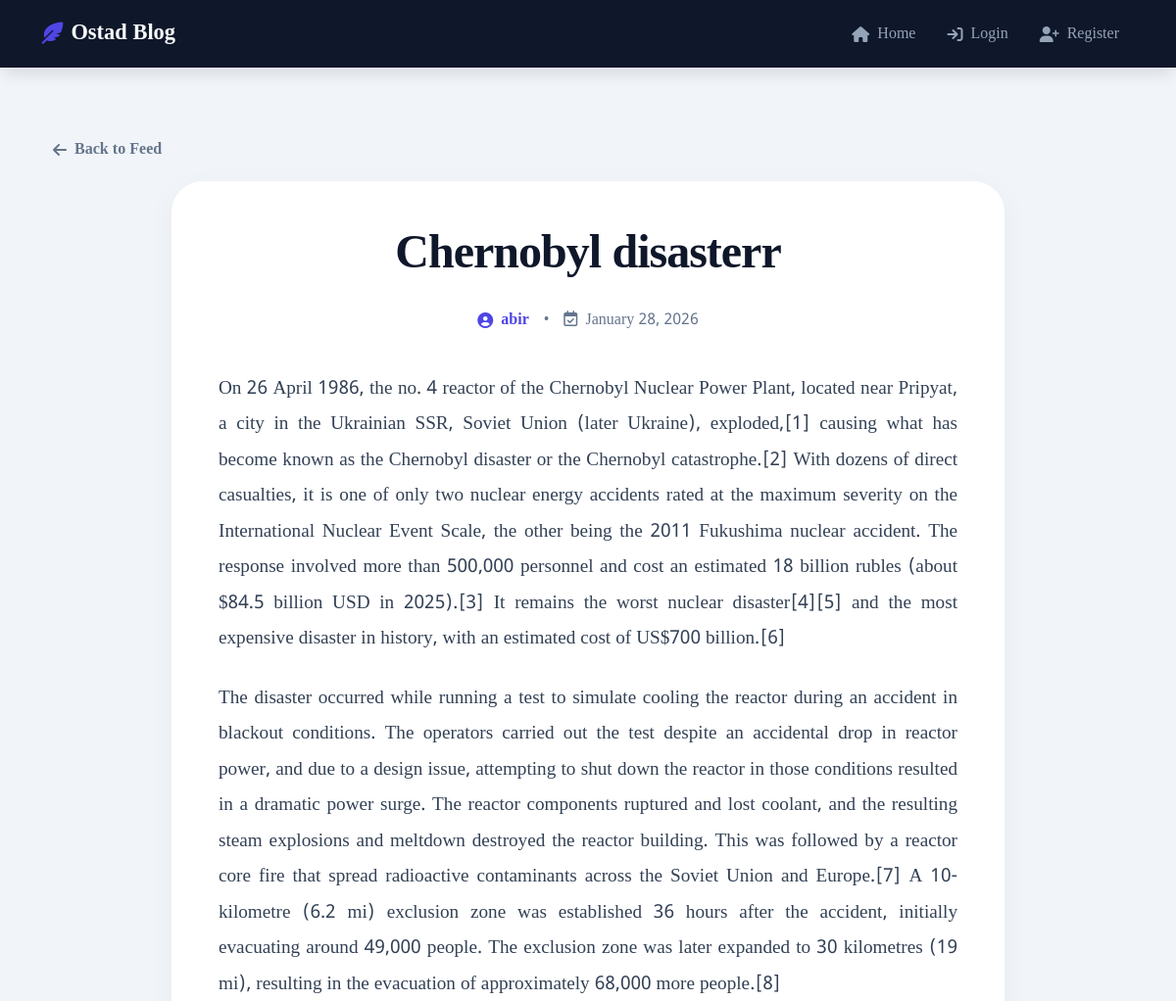
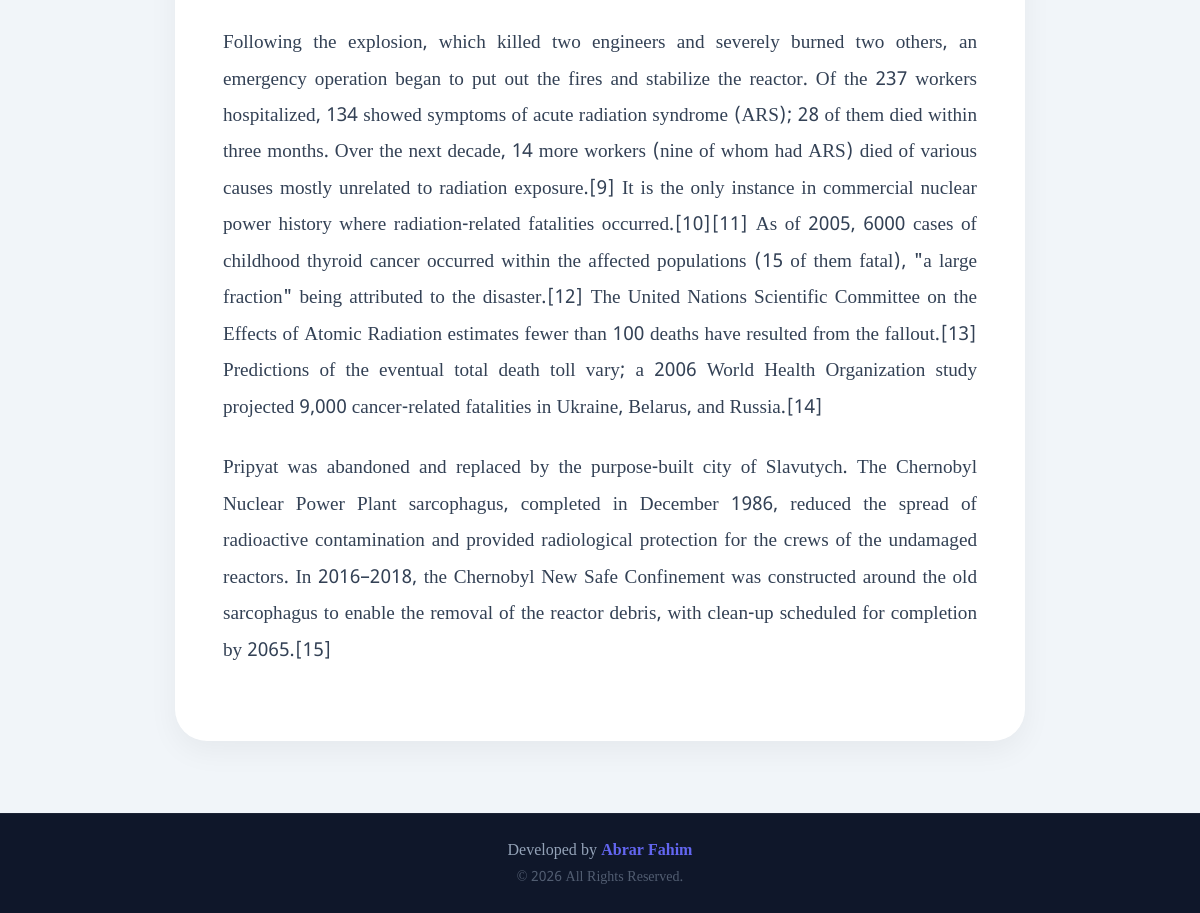
/post/5/, run on the app's committed database (2 pictures, top to bottom).
### posts/models.py (models this page shows, shortened)
class Post(models.Model):
    VISIBILITY_CHOICES = [
        ('private', 'Only Me'),
        ('specific', 'Specific Users'),
        ('public', 'Everyone'),
    ]
    title = models.CharField(max_length=200)
    content = models.TextField()
    author = models.ForeignKey(User, on_delete=models.CASCADE)
    created_at = models.DateTimeField(auto_now_add=True)
    updated_at = models.DateTimeField(auto_now=True)
    visibility = models.CharField(max_length=20, choices=VISIBILITY_CHOICES, default='public')
    allowed_users = models.ManyToManyField(User, related_name='shared_posts', blank=True)

### posts/views.py (the view)
# urls.py: path('post/<int:pk>/', views.post_detail, name='post_detail'),
def post_detail(request, pk):
    post = get_object_or_404(Post, pk=pk)
    if not request.user.is_authenticated:
        if post.visibility != 'public':
            return redirect('login')
    else:
        if not post.is_readable_by(request.user):
            messages.error(request, 'You do not have permission to view this post.')
            return redirect('home')
    return render(request, 'posts/post_detail.html', {'post': post})

### templates/posts/post_detail.html (shortened to what this page needs)
{% extends 'base.html' %}
{% block content %}
<link rel="stylesheet" href="https://cdnjs.cloudflare.com/ajax/libs/animate.css/4.1.1/animate.min.css"/>
<div class="container py-4">
    <a href="{% url 'home' %}" class="back-nav animate__animated animate__fadeInLeft">
        <i class="fa-solid fa-arrow-left"></i> Back to Feed
    </a>
    <article class="article-container animate__animated animate__fadeIn">
        <header class="article-header">
            <h1 class="article-title">{{ post.title }}</h1>
            <div class="article-meta">
                <span class="author-info">
                    <i class="fa-solid fa-circle-user"></i> {{ post.author.username }}
                </span>
                <span>•</span>
                <span><i class="fa-regular fa-calendar-check me-1"></i> {{ post.created_at|date:"F d, Y" }}</span>
            </div>
        </header>
        <div class="article-content">
            {{ post.content|linebreaks }}
        </div>
    </article>
</div>
{% endblock %}

### templates/base.html (style rules this page uses)
:root { --primary-color: #4f46e5; --primary-hover: #4338ca; --dark-bg: #0f172a; --text-light: #f8fafc; --danger-color: #ef4444; }
html, body { height: 100%; margin: 0; }
body { display: flex; flex-direction: column; min-height: 100vh; font-family: "Noto Sans Bengali", "Times New Roman", "Inter", sans-serif; background-color: #f1f5f9; color: #1e293b; }

### templates/posts/post_detail.html (style rules this page uses)
.article-container { max-width: 850px; margin: 0 auto; background: white; padding: 3rem; border-radius: 2rem; box-shadow: 0 10px 30px rgba(0, 0, 0, 0.05); }
.article-header { margin-bottom: 2.5rem; text-align: center; }
.article-title { font-size: 3rem; font-weight: 800; color: #0f172a; line-height: 1.2; margin-bottom: 1.5rem; letter-spacing: -1px; }
.article-meta { display: flex; align-items: center; justify-content: center; gap: 15px; color: #64748b; font-size: 1rem; }
.author-info { display: flex; align-items: center; gap: 8px; font-weight: 600; color: #4f46e5; }
.article-content { font-size: 1.2rem; line-height: 1.9; color: #334155; text-align: justify; }
.article-content p { margin-bottom: 1.5rem; }
.back-nav { display: inline-flex; align-items: center; gap: 8px; margin-bottom: 20px; color: #64748b; text-decoration: none; font-weight: 600; transition: 0.3s; }

### data on the page
Post: title "Chernobyl disasterr", author.username "abir", created_at "January 28, 2026", content "On 26 April 1986, the no. 4 reactor of the Chernobyl Nuclear Power Plant, located near Pripyat, a city in the Ukrainian SSR, Soviet Union (later Ukraine), exploded,[1] causing what has become known as the Chernobyl disaster or the Chernobyl catastrophe.[2] With dozens of direct casualties, it is one of only two nuclear energy accidents rated at the maximum severity on the International Nuclear Event Scale, the other being the 2011 Fukushima nuclear accident. The response involved more than 500,000 personnel and cost an estimated 18 billion rubles (about $84.5 billion USD in 2025).[3] It remains the worst nuclear disaster[4][5] and the most expensive disaster in history, with an estimated…"
